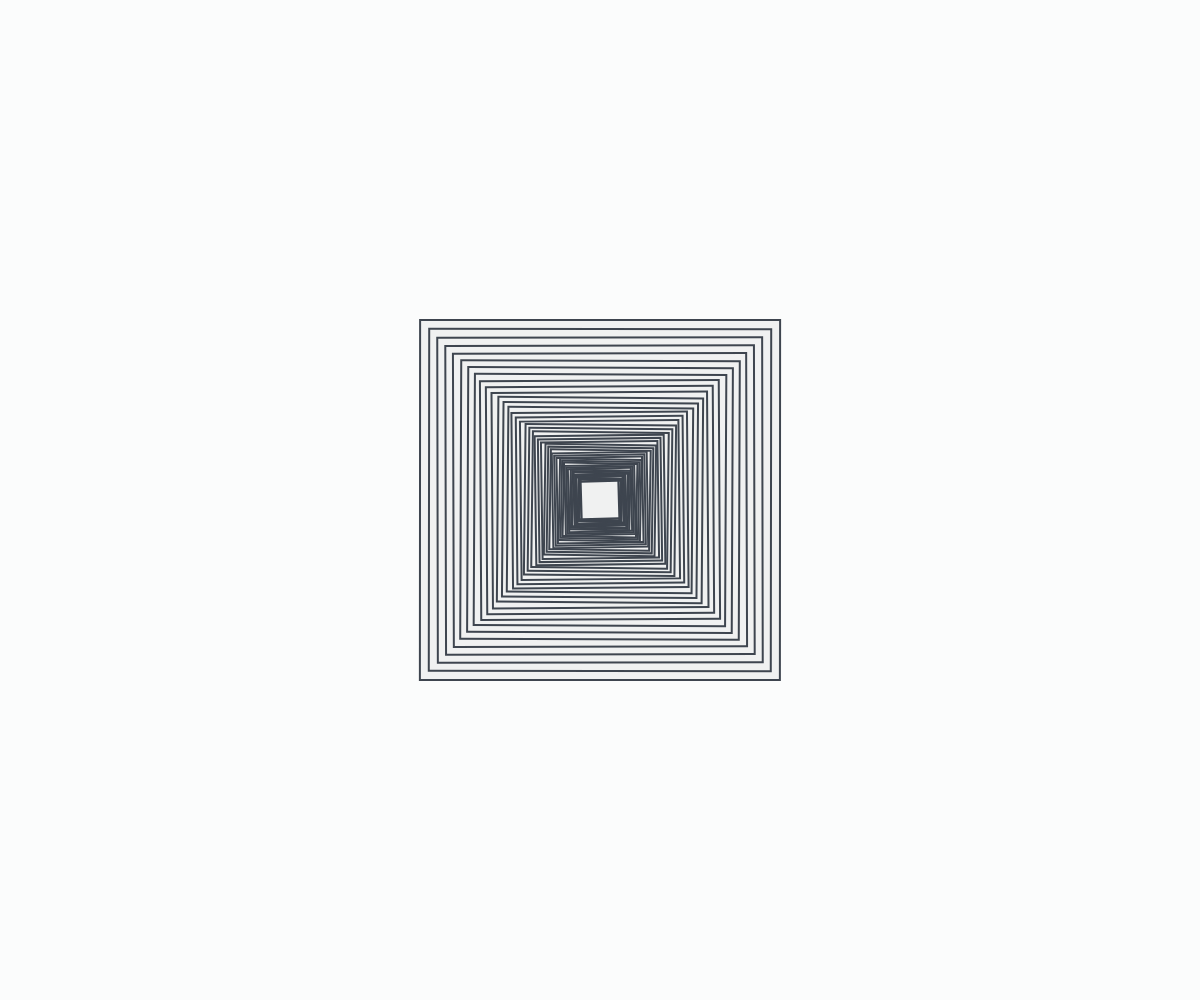
Frame 1 (no input)
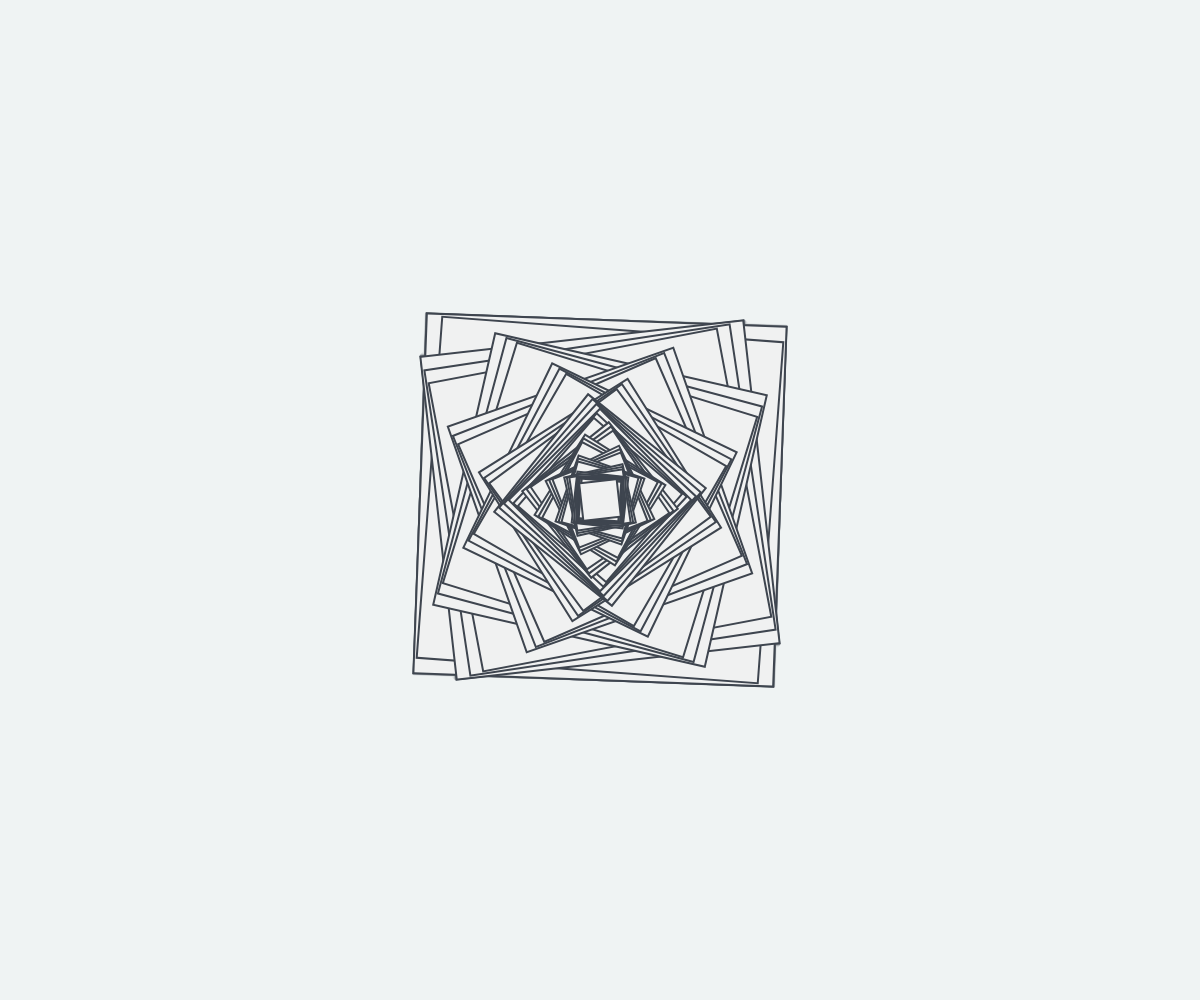
Frame 60 (no input)
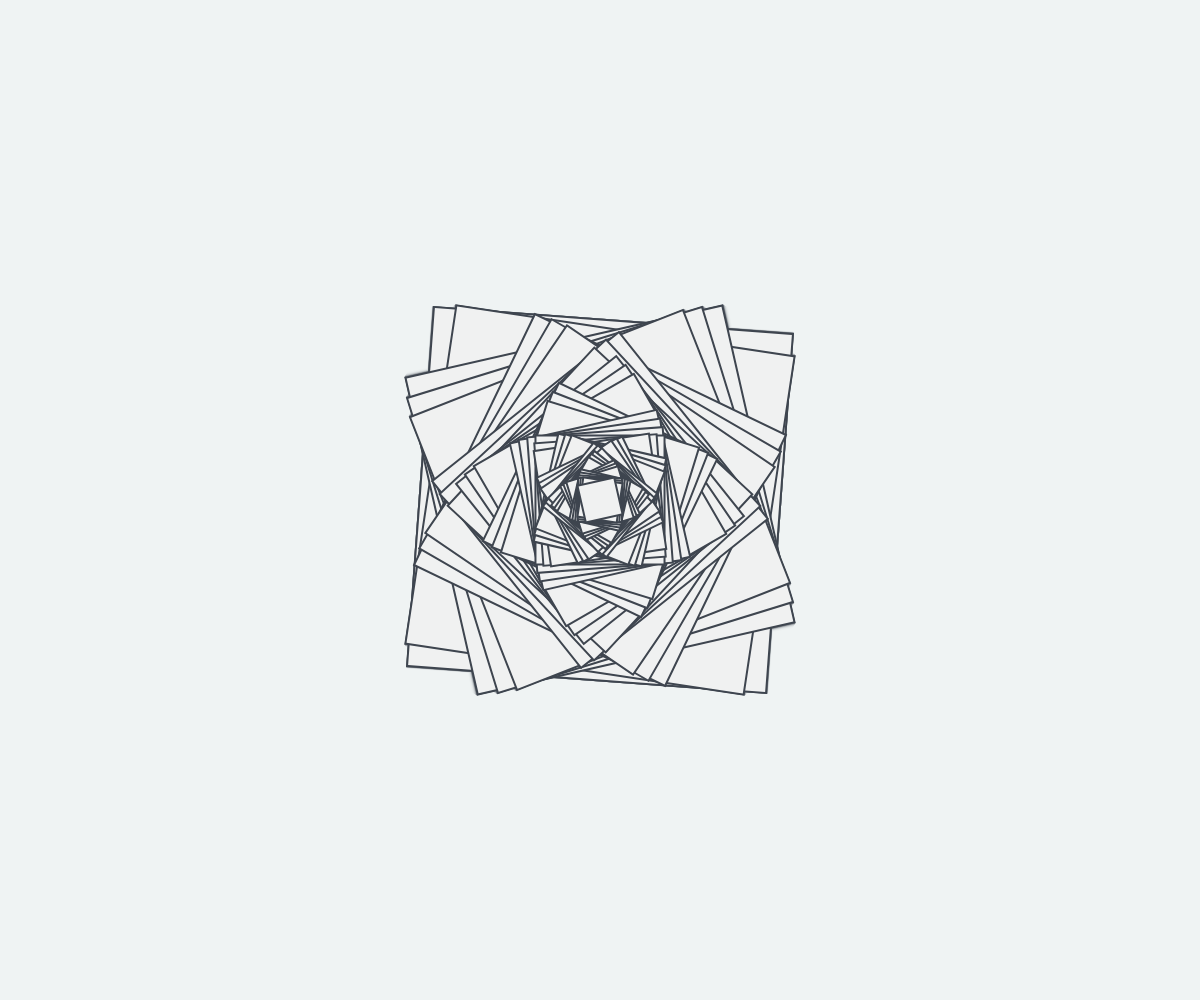
Frame 120 (the mouse pressed at the canvas centre since frame 60)

The p5.js sketch that drew these frames (run headless with seeded random() and noise() and a simulated clock; from frame 60 on, the mouse is pressed at the canvas centre):

// p5.js sketch
// ── sketch.js
function setup() {
  createCanvas(windowWidth, windowHeight);
}

function draw() {
  
  let n = 45;
  let size = n*8;
  let increment = 0.95;
  let speed = 720*7;
  
  background('#F0F1F140');
  
  fill('#F0F1F1');
  //noFill();
  stroke('#3E454F');
  strokeWeight(2);
  rectMode(CENTER);
  
  for(let i = 1; i < n+1; i++) {
    
  if(i%3==0) {
  
    speed*=-1
  
  }
  
  push();
  translate(width/2, height/2);
  rotate(frameCount*PI/speed*i);
  rect(0, 0, size, size);
  pop();
    
  size*=increment;
  
  
  }
  
  
  
}
